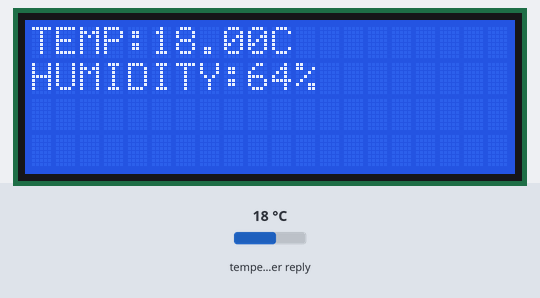
The sketch below on a simulated ESP32. On the bench: 20×4 character LCD. The inputs (shaded band) are chosen by the test bench; at power-on: temperature in the weather reply 18 °C. WiFi joins after 1.5 s; servers stay silent unless stated; web services answer with replies made up by the test bench; what the sketch prints to the serial monitor is not drawn.

Above: at 2.8 s.
2.9 s: temperature in the weather reply set to -14 °C
At 4.3 s:
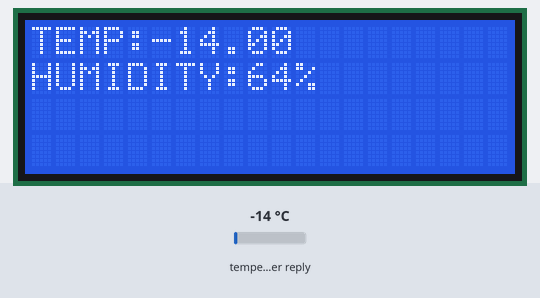
4.6 s: temperature in the weather reply set to 1 °C
At 6.4 s:
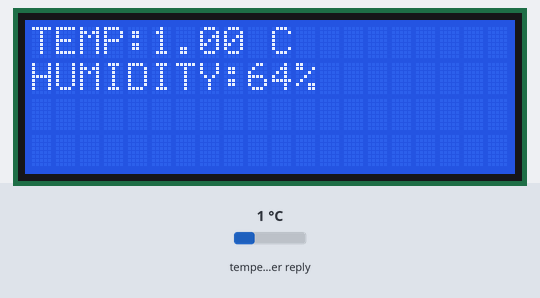
10.9 s: temperature in the weather reply set to -1 °C
At 12.8 s:
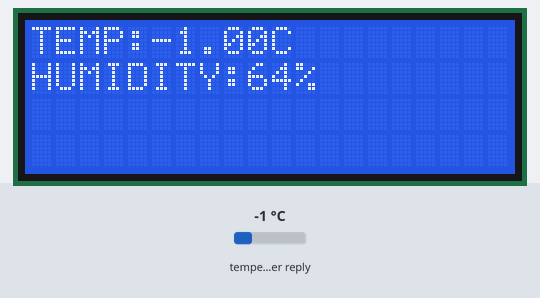
Timing chart, 0 to 14.3 s (numbered marks = the images above; inputs shaded):
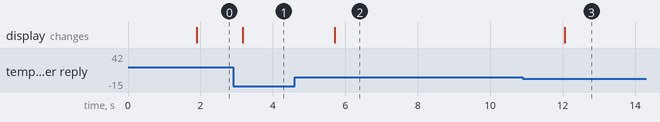

Measured:
- after the input at 2.9 s, the display: changes after 0.27 s (image 1)
- after the input at 4.6 s, the display: changes after 1.1 s (image 2)
- after the input at 10.9 s, the display: changes after 1.2 s (image 3)

The sketch:

ESP32_OPENWEATHER_FINAL.ino
```cpp
//YWROBOT
//Compatible with the Arduino IDE 1.0
//Library version:1.1
#include <Wire.h>
#include <LiquidCrystal_I2C.h>
#include <HTTPClient.h>
#include <ArduinoJson.h>

LiquidCrystal_I2C lcd(0x27,20,4);  // set the LCD address to 0x27 for a 16 chars and 2 line display

const char* ssid = "JITHU4G";
const char* password = "jithu2004";

//URL Endpoint for the API
String URL = "http://api.openweathermap.org/data/2.5/weather?";
String ApiKey = "f844ea07cffb5358e45a8b0a876b189b";

// Replace with your location Credentials
String lat = "12.869760111732981";
String lon = "80.05829176261648";


void setup()
{
  Serial.begin(115200);
  lcd.init();                      // initialize the lcd
  lcd.init();
  // Print a message to the LCD.
  lcd.backlight();
  /*lcd.setCursor(0,0);
  lcd.print("Hello, world!");
  lcd.setCursor(0,1);
  lcd.print("Ywrobot Arduino!");*/
  WiFi.begin(ssid, password);

  while (WiFi.status() != WL_CONNECTED) {
    delay(500);
    Serial.print(".");
  }

  Serial.println("");
  Serial.println("WiFi connected.");
  Serial.println("IP address: ");
  Serial.println(WiFi.localIP());
}


void loop()
{
  if (WiFi.status() == WL_CONNECTED) {

    HTTPClient http;

    //Set HTTP Request Final URL with Location and API key information
    http.begin(URL + "lat=" + lat + "&lon=" + lon + "&units=metric&appid=" + ApiKey);

    // start connection and send HTTP Request
    int httpCode = http.GET();

    // httpCode will be negative on error
    if (httpCode > 0) {

      //Read Data as a JSON string
      String JSON_Data = http.getString();
      Serial.println(JSON_Data);

      //Retrieve some information about the weather from the JSON format
      DynamicJsonDocument doc(2048);
      deserializeJson(doc, JSON_Data);
      JsonObject obj = doc.as<JsonObject>();

      //Display the Current Weather Info
      const char* description = obj["weather"][0]["description"].as<const char*>();
      const float temp = obj["main"]["temp"].as<float>();
      const int humidity = obj["main"]["humidity"].as<int>();
      const int pressure = obj["main"]["pressure"].as<int>();
      const float speed = obj["main"]["speed"].as<float>();
      const int sunrise = obj["main"]["sunrise"].as<int>();
      const int sunset = obj["main"]["sunset"].as<int>();


      lcd.setCursor(0,0);
      lcd.print("TEMP:     C");
      lcd.setCursor(5,0);
      lcd.print(temp);
      lcd.setCursor(0,1);
      lcd.print("HUMIDITY:  %");
      lcd.setCursor(9,1);
      lcd.print(humidity);

    } else {
      Serial.println("Error!");
      lcd.clear();
      lcd.print("Can't Get DATA!");
    }

    http.end();
  }
  delay(1000);
}
```
